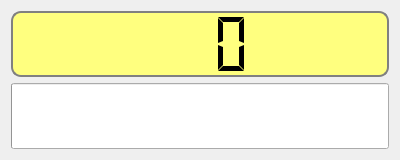
<?xml version="1.0" encoding="UTF-8"?>
<ui version="4.0">
 <class>QProgressWidget</class>
 <widget class="QWidget" name="QProgressWidget">
  <property name="windowModality">
   <enum>Qt::NonModal</enum>
  </property>
  <property name="geometry">
   <rect>
    <x>0</x>
    <y>0</y>
    <width>400</width>
    <height>160</height>
   </rect>
  </property>
  <property name="maximumSize">
   <size>
    <width>400</width>
    <height>160</height>
   </size>
  </property>
  <property name="windowTitle">
   <string>QProgressWidget</string>
  </property>
  <property name="windowIcon">
   <iconset resource="DentalHelper.qrc">
    <normaloff>:/DentalHelper/Resources/DentalHelper.ico</normaloff>:/DentalHelper/Resources/DentalHelper.ico</iconset>
  </property>
  <layout class="QGridLayout" name="gridLayout">
   <item row="0" column="0">
    <widget class="QLCDNumber" name="lcdNumber">
     <property name="sizePolicy">
      <sizepolicy hsizetype="Minimum" vsizetype="Expanding">
       <horstretch>0</horstretch>
       <verstretch>0</verstretch>
      </sizepolicy>
     </property>
     <property name="styleSheet">
      <string notr="true">background-color: rgb(255, 255, 127);
border:2px solid gray;border-radius:10px;padding:2px 4px;</string>
     </property>
     <property name="frameShape">
      <enum>QFrame::WinPanel</enum>
     </property>
     <property name="lineWidth">
      <number>1</number>
     </property>
     <property name="midLineWidth">
      <number>0</number>
     </property>
     <property name="smallDecimalPoint">
      <bool>false</bool>
     </property>
     <property name="digitCount">
      <number>3</number>
     </property>
     <property name="mode">
      <enum>QLCDNumber::Dec</enum>
     </property>
     <property name="segmentStyle">
      <enum>QLCDNumber::Flat</enum>
     </property>
    </widget>
   </item>
   <item row="1" column="0">
    <widget class="QProgressBar" name="progressBar">
     <property name="sizePolicy">
      <sizepolicy hsizetype="Expanding" vsizetype="Expanding">
       <horstretch>0</horstretch>
       <verstretch>0</verstretch>
      </sizepolicy>
     </property>
     <property name="value">
      <number>0</number>
     </property>
     <property name="textVisible">
      <bool>false</bool>
     </property>
    </widget>
   </item>
  </layout>
 </widget>
 <layoutdefault spacing="6" margin="11"/>
 <resources>
  <include location="DentalHelper.qrc"/>
 </resources>
 <connections>
  <connection>
   <sender>progressBar</sender>
   <signal>valueChanged(int)</signal>
   <receiver>lcdNumber</receiver>
   <slot>display(int)</slot>
   <hints>
    <hint type="sourcelabel">
     <x>62</x>
     <y>106</y>
    </hint>
    <hint type="destinationlabel">
     <x>110</x>
     <y>61</y>
    </hint>
   </hints>
  </connection>
 </connections>
</ui>
